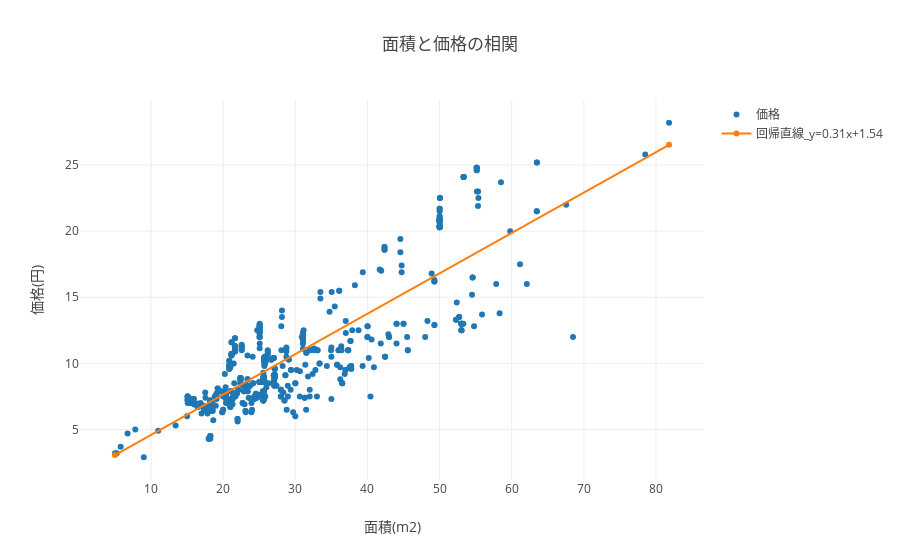

Notebook source saved alongside this figure:
### Markdown cell above
# スーモの物件の面積と価格の関係を求めたい
<p>スクレイピングの結果、面積や値段が単位付きなのは、上でリストを作る際に「単位を外す」ことで対応</p>

### Code cell
#sklearnを用いて回帰分析を実行　→予測関数（predict）が求まったはず！
model = linear_model.LinearRegression()
X=DataFrame(list["面積"].replace(np.NaN, 0))#教師(入力)
Y=DataFrame(list["価格"].replace(np.NaN, 0))#教師(結果)
model.fit(X,Y)#セットで入れて式を導出
#データの作成(２つ)
trace0 = Scatter(
    x=(list["面積"]),
    y=(list["価格"]),
    mode="markers",
    name="価格")

Xpre=[min(list["面積"]),max(list["面積"])]
Ypre=[model.predict(min(list["面積"]))[0,0],model.predict(max(list["面積"]))[0,0]]#Sklearnの結果が[[]](0行0列行列)で出るので[0,0]で指定

trace1 =Scatter(
    x=Xpre,
    y=Ypre,
    mode="line",
    name = "回帰直線_y="+str(round((model.coef_)[0,0],2))+"x+"+str(round((model.intercept_)[0],2)))#round(X,n)でnの有効数字n桁まで丸め込み／intercept_は何故か[]だけだったので[0]で指定

#レイアウトの指定
layout = Layout(
    title = "面積と価格の相関",
    xaxis={"title":"面積(m2)"},
    yaxis= dict(title = '価格(円)'))

#描写（dataに、データを2つ入れるだけ）
fig = dict(data=[trace0,trace1], layout=layout)
iplot(fig)#iが無いと別ページ開いてプロット

### Figure 1 — Plotly figure (JSON) as saved in the notebook; plotly's stock layout.template omitted (floating-point values rounded to 4 significant figures; data arrays with more than 128 entries replaced by an {"elided": "..."} marker saying what was removed)
{"data": [{"mode": "markers", "name": "価格", "type": "scatter", "x": {"elided": "570 float values"}, "y": {"elided": "570 float values"}}, {"mode": "line", "name": "回帰直線_y=0.31x+1.54", "type": "scatter", "x": [5, 81.81], "y": [3.063, 26.53]}], "layout": {"title": "面積と価格の相関", "xaxis": {"title": "面積(m2)"}, "yaxis": {"title": "価格(円)"}}}
